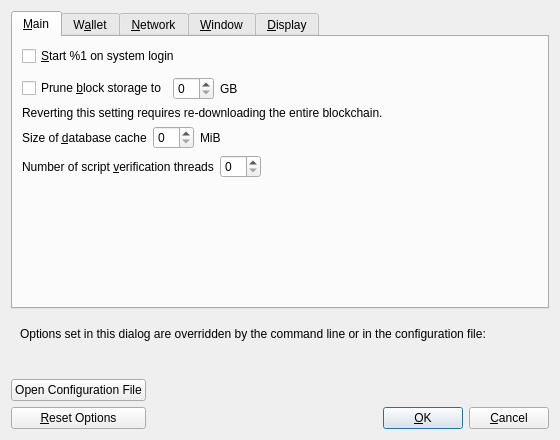
<?xml version="1.0" encoding="UTF-8"?>
<ui version="4.0">
 <class>OptionsDialog</class>
 <widget class="QDialog" name="OptionsDialog">
  <property name="geometry">
   <rect>
    <x>0</x>
    <y>0</y>
    <width>560</width>
    <height>440</height>
   </rect>
  </property>
  <property name="windowTitle">
   <string>Options</string>
  </property>
  <property name="modal">
   <bool>true</bool>
  </property>
  <layout class="QVBoxLayout" name="verticalLayout">
   <item>
    <widget class="QTabWidget" name="tabWidget">
     <property name="currentIndex">
      <number>0</number>
     </property>
     <widget class="QWidget" name="tabMain">
      <attribute name="title">
       <string>&amp;Main</string>
      </attribute>
      <layout class="QVBoxLayout" name="verticalLayout_Main">
       <item>
        <widget class="QCheckBox" name="vextaAtStartup">
         <property name="toolTip">
          <string>Automatically start %1 after logging in to the system.</string>
         </property>
         <property name="text">
          <string>&amp;Start %1 on system login</string>
         </property>
        </widget>
       </item>
       <item>
        <spacer name="horizontalSpacer_0_Main">
         <property name="orientation">
          <enum>Qt::Horizontal</enum>
         </property>
         <property name="sizeHint" stdset="0">
          <size>
           <width>40</width>
           <height>5</height>
          </size>
         </property>
        </spacer>
       </item>
       <item>
       <layout class="QHBoxLayout" name="horizontalLayout_Main_Prune">
        <item>
         <widget class="QCheckBox" name="prune">
          <property name="toolTip">
           <string>Enabling pruning significantly reduces the disk space required to store transactions. All blocks are still fully validated. Reverting this setting requires re-downloading the entire blockchain.</string>
          </property>
          <property name="text">
           <string>Prune &amp;block storage to</string>
          </property>
         </widget>
        </item>
        <item>
         <widget class="QSpinBox" name="pruneSize"/>
        </item>
         <item>
          <widget class="QLabel" name="pruneSizeUnitLabel">
           <property name="text">
            <string>GB</string>
           </property>
           <property name="textFormat">
            <enum>Qt::PlainText</enum>
           </property>
          </widget>
         </item>
         <item>
          <spacer name="horizontalSpacer_Main_Prune">
           <property name="orientation">
            <enum>Qt::Horizontal</enum>
           </property>
           <property name="sizeHint" stdset="0">
            <size>
             <width>40</width>
             <height>20</height>
            </size>
           </property>
          </spacer>
         </item>
        </layout>
       </item>
       <item>
        <widget class="QLabel" name="pruneWarning">
         <property name="text">
          <string>Reverting this setting requires re-downloading the entire blockchain.</string>
         </property>
         <property name="textFormat">
          <enum>Qt::PlainText</enum>
         </property>
        </widget>
       </item>
       <item>
        <layout class="QHBoxLayout" name="horizontalLayout_2_Main">
         <item>
          <widget class="QLabel" name="databaseCacheLabel">
           <property name="text">
            <string>Size of &amp;database cache</string>
           </property>
           <property name="textFormat">
            <enum>Qt::PlainText</enum>
           </property>
           <property name="buddy">
            <cstring>databaseCache</cstring>
           </property>
          </widget>
         </item>
         <item>
          <widget class="QSpinBox" name="databaseCache"/>
         </item>
         <item>
          <widget class="QLabel" name="databaseCacheUnitLabel">
           <property name="text">
            <string>MiB</string>
           </property>
           <property name="textFormat">
            <enum>Qt::PlainText</enum>
           </property>
          </widget>
         </item>
         <item>
          <spacer name="horizontalSpacer_2_Main">
           <property name="orientation">
            <enum>Qt::Horizontal</enum>
           </property>
           <property name="sizeHint" stdset="0">
            <size>
             <width>40</width>
             <height>20</height>
            </size>
           </property>
          </spacer>
         </item>
        </layout>
       </item>
       <item>
        <layout class="QHBoxLayout" name="horizontalLayout_Main_VerifyLabel">
         <item>
          <widget class="QLabel" name="threadsScriptVerifLabel">
           <property name="text">
            <string>Number of script &amp;verification threads</string>
           </property>
           <property name="textFormat">
            <enum>Qt::PlainText</enum>
           </property>
           <property name="buddy">
            <cstring>threadsScriptVerif</cstring>
           </property>
          </widget>
         </item>
         <item>
          <widget class="QSpinBox" name="threadsScriptVerif">
           <property name="toolTip">
            <string>(0 = auto, &lt;0 = leave that many cores free)</string>
           </property>
          </widget>
         </item>
         <item>
          <spacer name="horizontalSpacer_Main_Threads">
           <property name="orientation">
            <enum>Qt::Horizontal</enum>
           </property>
           <property name="sizeHint" stdset="0">
            <size>
             <width>40</width>
             <height>20</height>
            </size>
           </property>
          </spacer>
         </item>
        </layout>
       </item>
       <item>
        <spacer name="verticalSpacer_Main">
         <property name="orientation">
          <enum>Qt::Vertical</enum>
         </property>
         <property name="sizeHint" stdset="0">
          <size>
           <width>20</width>
           <height>40</height>
          </size>
         </property>
        </spacer>
       </item>
      </layout>
     </widget>
     <widget class="QWidget" name="tabWallet">
      <attribute name="title">
       <string>W&amp;allet</string>
      </attribute>
      <layout class="QVBoxLayout" name="verticalLayout_Wallet">
       <item>
        <widget class="QGroupBox" name="groupBox">
         <property name="title">
          <string>Expert</string>
         </property>
         <layout class="QVBoxLayout" name="verticalLayout_2">
          <item>
           <widget class="QCheckBox" name="coinControlFeatures">
            <property name="toolTip">
             <string>Whether to show coin control features or not.</string>
            </property>
            <property name="text">
             <string>Enable coin &amp;control features</string>
            </property>
           </widget>
          </item>
          <item>
           <widget class="QCheckBox" name="spendZeroConfChange">
            <property name="toolTip">
             <string>If you disable the spending of unconfirmed change, the change from a transaction cannot be used until that transaction has at least one confirmation. This also affects how your balance is computed.</string>
            </property>
            <property name="text">
             <string>&amp;Spend unconfirmed change</string>
            </property>
           </widget>
          </item>
         </layout>
        </widget>
       </item>
       <item>
        <widget class="QGroupBox" name="groupBoxHww">
         <property name="title">
          <string>External Signer (e.g. hardware wallet)</string>
         </property>
         <layout class="QVBoxLayout" name="verticalLayoutHww">
           <item>
            <layout class="QHBoxLayout" name="horizontalLayoutHww">
             <item>
              <widget class="QLabel" name="externalSignerPathLabel">
               <property name="text">
                <string>&amp;External signer script path</string>
               </property>
               <property name="buddy">
                <cstring>externalSignerPath</cstring>
               </property>
              </widget>
             </item>
             <item>
              <widget class="QLineEdit" name="externalSignerPath">
                <property name="toolTip">
                  <string>Full path to a Vexta Core compatible script (e.g. C:\Downloads\hwi.exe or /Users/you/Downloads/hwi.py). Beware: malware can steal your coins!</string>
                </property>
              </widget>
             </item>
            </layout>
           </item>
         </layout>
        </widget>
       </item>
       <item>
        <spacer name="verticalSpacer_Wallet">
         <property name="orientation">
          <enum>Qt::Vertical</enum>
         </property>
         <property name="sizeHint" stdset="0">
          <size>
           <width>20</width>
           <height>40</height>
          </size>
         </property>
        </spacer>
       </item>
      </layout>
     </widget>
     <widget class="QWidget" name="tabNetwork">
      <attribute name="title">
       <string>&amp;Network</string>
      </attribute>
      <layout class="QVBoxLayout" name="verticalLayout_Network">
       <item>
        <widget class="QCheckBox" name="mapPortUpnp">
         <property name="toolTip">
          <string>Automatically open the Vexta client port on the router. This only works when your router supports UPnP and it is enabled.</string>
         </property>
         <property name="text">
          <string>Map port using &amp;UPnP</string>
         </property>
        </widget>
       </item>
       <item>
        <widget class="QCheckBox" name="mapPortNatpmp">
         <property name="toolTip">
          <string>Automatically open the Vexta client port on the router. This only works when your router supports NAT-PMP and it is enabled. The external port could be random.</string>
         </property>
         <property name="text">
          <string>Map port using NA&amp;T-PMP</string>
         </property>
        </widget>
       </item>
       <item>
        <widget class="QCheckBox" name="allowIncoming">
         <property name="toolTip">
          <string>Accept connections from outside.</string>
         </property>
         <property name="text">
          <string>Allow incomin&amp;g connections</string>
         </property>
        </widget>
       </item>
       <item>
        <widget class="QCheckBox" name="connectSocks">
         <property name="toolTip">
          <string>Connect to the Vexta network through a SOCKS5 proxy.</string>
         </property>
         <property name="text">
          <string>&amp;Connect through SOCKS5 proxy (default proxy):</string>
         </property>
        </widget>
       </item>
       <item>
        <layout class="QHBoxLayout" name="horizontalLayout_1_Network">
         <item>
          <widget class="QLabel" name="proxyIpLabel">
           <property name="text">
            <string>Proxy &amp;IP:</string>
           </property>
           <property name="textFormat">
            <enum>Qt::PlainText</enum>
           </property>
           <property name="buddy">
            <cstring>proxyIp</cstring>
           </property>
          </widget>
         </item>
         <item>
          <widget class="QValidatedLineEdit" name="proxyIp">
           <property name="minimumSize">
            <size>
             <width>140</width>
             <height>0</height>
            </size>
           </property>
           <property name="maximumSize">
            <size>
             <width>140</width>
             <height>16777215</height>
            </size>
           </property>
           <property name="toolTip">
            <string>IP address of the proxy (e.g. IPv4: 127.0.0.1 / IPv6: ::1)</string>
           </property>
          </widget>
         </item>
         <item>
          <widget class="QLabel" name="proxyPortLabel">
           <property name="text">
            <string>&amp;Port:</string>
           </property>
           <property name="textFormat">
            <enum>Qt::PlainText</enum>
           </property>
           <property name="buddy">
            <cstring>proxyPort</cstring>
           </property>
          </widget>
         </item>
         <item>
          <widget class="QLineEdit" name="proxyPort">
           <property name="minimumSize">
            <size>
             <width>55</width>
             <height>0</height>
            </size>
           </property>
           <property name="maximumSize">
            <size>
             <width>55</width>
             <height>16777215</height>
            </size>
           </property>
           <property name="toolTip">
            <string>Port of the proxy (e.g. 9050)</string>
           </property>
          </widget>
         </item>
         <item>
          <spacer name="horizontalSpacer_1_Network">
           <property name="orientation">
            <enum>Qt::Horizontal</enum>
           </property>
           <property name="sizeHint" stdset="0">
            <size>
             <width>40</width>
             <height>20</height>
            </size>
           </property>
          </spacer>
         </item>
        </layout>
       </item>
       <item>
        <layout class="QHBoxLayout" name="horizontalLayout_2_Network">
         <item>
          <widget class="QLabel" name="proxyActiveNets">
           <property name="text">
            <string>Used for reaching peers via:</string>
           </property>
           <property name="textFormat">
            <enum>Qt::PlainText</enum>
           </property>
          </widget>
         </item>
         <item>
          <widget class="QCheckBox" name="proxyReachIPv4">
           <property name="enabled">
            <bool>false</bool>
           </property>
           <property name="toolTip">
            <string>Shows if the supplied default SOCKS5 proxy is used to reach peers via this network type.</string>
           </property>
           <property name="text">
            <string/>
           </property>
          </widget>
         </item>
         <item>
          <widget class="QLabel" name="proxyReachIPv4Label">
           <property name="text">
            <string>IPv4</string>
           </property>
           <property name="textFormat">
            <enum>Qt::PlainText</enum>
           </property>
          </widget>
         </item>
         <item>
          <widget class="QCheckBox" name="proxyReachIPv6">
           <property name="enabled">
            <bool>false</bool>
           </property>
           <property name="toolTip">
            <string>Shows if the supplied default SOCKS5 proxy is used to reach peers via this network type.</string>
           </property>
           <property name="text">
            <string/>
           </property>
          </widget>
         </item>
         <item>
          <widget class="QLabel" name="proxyReachIPv6Label">
           <property name="text">
            <string>IPv6</string>
           </property>
           <property name="textFormat">
            <enum>Qt::PlainText</enum>
           </property>
          </widget>
         </item>
         <item>
          <widget class="QCheckBox" name="proxyReachTor">
           <property name="enabled">
            <bool>false</bool>
           </property>
           <property name="toolTip">
            <string>Shows if the supplied default SOCKS5 proxy is used to reach peers via this network type.</string>
           </property>
           <property name="text">
            <string/>
           </property>
          </widget>
         </item>
         <item>
          <widget class="QLabel" name="proxyReachTorLabel">
           <property name="text">
            <string>Tor</string>
           </property>
           <property name="textFormat">
            <enum>Qt::PlainText</enum>
           </property>
          </widget>
         </item>
         <item>
          <spacer name="horizontalSpacer_2_Network">
           <property name="orientation">
            <enum>Qt::Horizontal</enum>
           </property>
           <property name="sizeHint" stdset="0">
            <size>
             <width>40</width>
             <height>20</height>
            </size>
           </property>
          </spacer>
         </item>
        </layout>
       </item>
       <item>
        <widget class="QCheckBox" name="connectSocksTor">
         <property name="toolTip">
          <string>Connect to the Vexta network through a separate SOCKS5 proxy for Tor onion services.</string>
         </property>
         <property name="text">
          <string>Use separate SOCKS&amp;5 proxy to reach peers via Tor onion services:</string>
         </property>
        </widget>
       </item>
       <item>
        <layout class="QHBoxLayout" name="horizontalLayout_3_Network">
         <item>
          <widget class="QLabel" name="proxyIpTorLabel">
           <property name="text">
            <string>Proxy &amp;IP:</string>
           </property>
           <property name="textFormat">
            <enum>Qt::PlainText</enum>
           </property>
           <property name="buddy">
            <cstring>proxyIpTor</cstring>
           </property>
          </widget>
         </item>
         <item>
          <widget class="QValidatedLineEdit" name="proxyIpTor">
           <property name="minimumSize">
            <size>
             <width>140</width>
             <height>0</height>
            </size>
           </property>
           <property name="maximumSize">
            <size>
             <width>140</width>
             <height>16777215</height>
            </size>
           </property>
           <property name="toolTip">
            <string>IP address of the proxy (e.g. IPv4: 127.0.0.1 / IPv6: ::1)</string>
           </property>
          </widget>
         </item>
         <item>
          <widget class="QLabel" name="proxyPortTorLabel">
           <property name="text">
            <string>&amp;Port:</string>
           </property>
           <property name="textFormat">
            <enum>Qt::PlainText</enum>
           </property>
           <property name="buddy">
            <cstring>proxyPortTor</cstring>
           </property>
          </widget>
         </item>
         <item>
          <widget class="QLineEdit" name="proxyPortTor">
           <property name="minimumSize">
            <size>
             <width>55</width>
             <height>0</height>
            </size>
           </property>
           <property name="maximumSize">
            <size>
             <width>55</width>
             <height>16777215</height>
            </size>
           </property>
           <property name="toolTip">
            <string>Port of the proxy (e.g. 9050)</string>
           </property>
          </widget>
         </item>
         <item>
          <spacer name="horizontalSpacer_4_Network">
           <property name="orientation">
            <enum>Qt::Horizontal</enum>
           </property>
           <property name="sizeHint" stdset="0">
            <size>
             <width>40</width>
             <height>20</height>
            </size>
           </property>
          </spacer>
         </item>
        </layout>
       </item>
       <item>
        <spacer name="verticalSpacer_Network">
         <property name="orientation">
          <enum>Qt::Vertical</enum>
         </property>
         <property name="sizeHint" stdset="0">
          <size>
           <width>20</width>
           <height>40</height>
          </size>
         </property>
        </spacer>
       </item>
      </layout>
     </widget>
     <widget class="QWidget" name="tabWindow">
      <attribute name="title">
       <string>&amp;Window</string>
      </attribute>
      <layout class="QVBoxLayout" name="verticalLayout_Window">
       <item>
        <widget class="QCheckBox" name="showTrayIcon">
         <property name="toolTip">
          <string>Show the icon in the system tray.</string>
         </property>
         <property name="text">
          <string>&amp;Show tray icon</string>
         </property>
         <property name="checked">
          <bool>true</bool>
         </property>
        </widget>
       </item>
       <item>
        <widget class="QCheckBox" name="minimizeToTray">
         <property name="toolTip">
          <string>Show only a tray icon after minimizing the window.</string>
         </property>
         <property name="text">
          <string>&amp;Minimize to the tray instead of the taskbar</string>
         </property>
        </widget>
       </item>
       <item>
        <widget class="QCheckBox" name="minimizeOnClose">
         <property name="toolTip">
          <string>Minimize instead of exit the application when the window is closed. When this option is enabled, the application will be closed only after selecting Exit in the menu.</string>
         </property>
         <property name="text">
          <string>M&amp;inimize on close</string>
         </property>
        </widget>
       </item>
       <item>
        <spacer name="verticalSpacer_Window">
         <property name="orientation">
          <enum>Qt::Vertical</enum>
         </property>
         <property name="sizeHint" stdset="0">
          <size>
           <width>20</width>
           <height>40</height>
          </size>
         </property>
        </spacer>
       </item>
      </layout>
     </widget>
     <widget class="QWidget" name="tabDisplay">
      <attribute name="title">
       <string>&amp;Display</string>
      </attribute>
      <layout class="QVBoxLayout" name="verticalLayout_Display">
       <item>
        <layout class="QHBoxLayout" name="horizontalLayout_1_Display">
         <item>
          <widget class="QLabel" name="langLabel">
           <property name="text">
            <string>User Interface &amp;language:</string>
           </property>
           <property name="textFormat">
            <enum>Qt::PlainText</enum>
           </property>
           <property name="buddy">
            <cstring>lang</cstring>
           </property>
          </widget>
         </item>
         <item>
          <widget class="QValueComboBox" name="lang">
           <property name="toolTip">
            <string>The user interface language can be set here. This setting will take effect after restarting %1.</string>
           </property>
          </widget>
         </item>
        </layout>
       </item>
        <item>
        <layout class="QHBoxLayout" name="horizontalLayout_1_Display">
         <item>
          <widget class="QLabel" name="themeLabel">
           <property name="text">
            <string>Choose Wallet &amp;Theme:</string>
           </property>
           <property name="textFormat">
            <enum>Qt::PlainText</enum>
           </property>
           <property name="buddy">
            <cstring>lang</cstring>
           </property>
          </widget>
         </item>
         <item>
          <widget class="QValueComboBox" name="theme">
           <property name="toolTip">
            <string>The Vexta Wallet theme can be set here. This setting will take effect after restarting %1.</string>
           </property>
          </widget>
         </item>
        </layout>
       </item>
       <item>
        <layout class="QHBoxLayout" name="horizontalLayout_2_Display">
         <item>
          <widget class="QLabel" name="unitLabel">
           <property name="text">
            <string>&amp;Unit to show amounts in:</string>
           </property>
           <property name="textFormat">
            <enum>Qt::PlainText</enum>
           </property>
           <property name="buddy">
            <cstring>unit</cstring>
           </property>
          </widget>
         </item>
         <item>
          <widget class="QValueComboBox" name="unit">
           <property name="toolTip">
            <string>Choose the default subdivision unit to show in the interface and when sending coins.</string>
           </property>
          </widget>
         </item>
        </layout>
       </item>
       <item>
        <layout class="QHBoxLayout" name="horizontalLayout_3_Display">
         <item>
          <widget class="QLabel" name="thirdPartyTxUrlsLabel">
           <property name="toolTip">
            <string>Third party URLs (e.g. a block explorer) that appear in the transactions tab as context menu items. %s in the URL is replaced by transaction hash. Multiple URLs are separated by vertical bar |.</string>
           </property>
           <property name="text">
            <string>&amp;Third party transaction URLs</string>
           </property>
           <property name="buddy">
            <cstring>thirdPartyTxUrls</cstring>
           </property>
          </widget>
         </item>
         <item>
          <widget class="QLineEdit" name="thirdPartyTxUrls">
           <property name="toolTip">
            <string>Third party URLs (e.g. a block explorer) that appear in the transactions tab as context menu items. %s in the URL is replaced by transaction hash. Multiple URLs are separated by vertical bar |.</string>
           </property>
           <property name="placeholderText">
            <string notr="true">https://example.com/tx/%s</string>
           </property>
          </widget>
         </item>
        </layout>
       </item>
       <item>
        <widget class="QGroupBox" name="font_groupBox">
         <property name="title">
          <string>Monospaced font in the Overview tab:</string>
         </property>
         <layout class="QVBoxLayout" name="font_verticalLayout">
          <item>
           <layout class="QHBoxLayout" name="embeddedFont_horizontalLayout">
            <item>
             <widget class="QRadioButton" name="embeddedFont_radioButton">
              <property name="text">
               <string>embedded &quot;%1&quot;</string>
              </property>
             </widget>
            </item>
            <item>
             <spacer name="embeddedFont_horizontalSpacer">
              <property name="orientation">
               <enum>Qt::Horizontal</enum>
              </property>
              <property name="sizeHint" stdset="0">
               <size>
                <width>40</width>
                <height>20</height>
               </size>
              </property>
             </spacer>
            </item>
            <item>
             <layout class="QVBoxLayout" name="embeddedFont_verticalLayout">
              <item>
               <widget class="QLabel" name="embeddedFont_label_1">
                <property name="text">
                 <string notr="true">111.11111111 VTX</string>
                </property>
               </widget>
              </item>
              <item>
               <widget class="QLabel" name="embeddedFont_label_9">
                <property name="text">
                 <string notr="true">909.09090909 VTX</string>
                </property>
               </widget>
              </item>
             </layout>
            </item>
           </layout>
          </item>
          <item>
           <widget class="Line" name="font_line">
            <property name="orientation">
             <enum>Qt::Horizontal</enum>
            </property>
           </widget>
          </item>
          <item>
           <layout class="QHBoxLayout" name="systemFont_horizontalLayout">
            <item>
             <widget class="QRadioButton" name="systemFont_radioButton">
              <property name="text">
               <string>closest matching &quot;%1&quot;</string>
              </property>
             </widget>
            </item>
            <item>
             <spacer name="systemFont_horizontalSpacer">
              <property name="orientation">
               <enum>Qt::Horizontal</enum>
              </property>
              <property name="sizeHint" stdset="0">
               <size>
                <width>40</width>
                <height>20</height>
               </size>
              </property>
             </spacer>
            </item>
            <item>
             <layout class="QVBoxLayout" name="systemFont_verticalLayout">
              <item>
               <widget class="QLabel" name="systemFont_label_1">
                <property name="text">
                 <string notr="true">111.11111111 VTX</string>
                </property>
               </widget>
              </item>
              <item>
               <widget class="QLabel" name="systemFont_label_9">
                <property name="text">
                 <string notr="true">909.09090909 VTX</string>
                </property>
               </widget>
              </item>
             </layout>
            </item>
           </layout>
          </item>
         </layout>
        </widget>
       </item>
       <item>
        <spacer name="verticalSpacer_Display">
         <property name="orientation">
          <enum>Qt::Vertical</enum>
         </property>
         <property name="sizeHint" stdset="0">
          <size>
           <width>20</width>
           <height>40</height>
          </size>
         </property>
        </spacer>
       </item>
      </layout>
     </widget>
    </widget>
   </item>
   <item>
    <widget class="QFrame" name="frame">
     <layout class="QVBoxLayout" name="verticalLayout_Bottom">
      <item>
       <layout class="QHBoxLayout" name="horizontalLayout_Bottom">
        <item>
         <widget class="QLabel" name="overriddenByCommandLineInfoLabel">
          <property name="text">
           <string>Options set in this dialog are overridden by the command line or in the configuration file:</string>
          </property>
          <property name="textFormat">
           <enum>Qt::PlainText</enum>
          </property>
         </widget>
        </item>
        <item>
         <spacer name="horizontalSpacer_Bottom">
          <property name="orientation">
           <enum>Qt::Horizontal</enum>
          </property>
          <property name="sizeHint" stdset="0">
           <size>
            <width>40</width>
            <height>20</height>
           </size>
          </property>
         </spacer>
        </item>
       </layout>
      </item>
      <item>
       <widget class="QLabel" name="overriddenByCommandLineLabel">
        <property name="text">
         <string/>
        </property>
        <property name="textFormat">
         <enum>Qt::PlainText</enum>
        </property>
        <property name="wordWrap">
         <bool>true</bool>
        </property>
       </widget>
      </item>
     </layout>
    </widget>
   </item>
   <item>
    <layout class="QHBoxLayout" name="horizontalLayout_Buttons">
     <item>
      <layout class="QVBoxLayout" name="verticalLayout_Buttons">
       <item>
        <widget class="QPushButton" name="openVextaConfButton">
         <property name="toolTip">
          <string>Open the %1 configuration file from the working directory.</string>
         </property>
         <property name="text">
          <string>Open Configuration File</string>
         </property>
         <property name="autoDefault">
          <bool>false</bool>
         </property>
        </widget>
       </item>
       <item>
        <widget class="QPushButton" name="resetButton">
         <property name="toolTip">
          <string>Reset all client options to default.</string>
         </property>
         <property name="text">
          <string>&amp;Reset Options</string>
         </property>
         <property name="autoDefault">
          <bool>false</bool>
         </property>
        </widget>
       </item>
      </layout>
     </item>
     <item>
      <spacer name="horizontalSpacer_1">
       <property name="orientation">
        <enum>Qt::Horizontal</enum>
       </property>
       <property name="sizeHint" stdset="0">
        <size>
         <width>40</width>
         <height>48</height>
        </size>
       </property>
      </spacer>
     </item>
     <item>
      <widget class="QLabel" name="statusLabel">
       <property name="minimumSize">
        <size>
         <width>200</width>
         <height>0</height>
        </size>
       </property>
       <property name="font">
        <font>
         <weight>75</weight>
         <bold>true</bold>
        </font>
       </property>
       <property name="text">
        <string/>
       </property>
       <property name="textFormat">
        <enum>Qt::PlainText</enum>
       </property>
       <property name="wordWrap">
        <bool>true</bool>
       </property>
      </widget>
     </item>
     <item>
      <spacer name="horizontalSpacer_2">
       <property name="orientation">
        <enum>Qt::Horizontal</enum>
       </property>
       <property name="sizeHint" stdset="0">
        <size>
         <width>40</width>
         <height>48</height>
        </size>
       </property>
      </spacer>
     </item>
     <item>
      <layout class="QVBoxLayout" name="verticalLayout_4">
       <item>
        <spacer name="verticalSpacer">
         <property name="orientation">
          <enum>Qt::Vertical</enum>
         </property>
         <property name="sizeHint" stdset="0">
          <size>
           <width>20</width>
           <height>40</height>
          </size>
         </property>
        </spacer>
       </item>
       <item>
        <layout class="QHBoxLayout" name="horizontalLayout">
         <item>
          <widget class="QPushButton" name="okButton">
           <property name="text">
            <string>&amp;OK</string>
           </property>
           <property name="autoDefault">
            <bool>false</bool>
           </property>
           <property name="default">
            <bool>true</bool>
           </property>
          </widget>
         </item>
         <item>
          <widget class="QPushButton" name="cancelButton">
           <property name="text">
            <string>&amp;Cancel</string>
           </property>
           <property name="autoDefault">
            <bool>false</bool>
           </property>
          </widget>
         </item>
        </layout>
       </item>
      </layout>
     </item>
    </layout>
   </item>
  </layout>
 </widget>
 <customwidgets>
  <customwidget>
   <class>QValidatedLineEdit</class>
   <extends>QLineEdit</extends>
   <header>qt/qvalidatedlineedit.h</header>
  </customwidget>
  <customwidget>
   <class>QValueComboBox</class>
   <extends>QComboBox</extends>
   <header>qt/qvaluecombobox.h</header>
  </customwidget>
 </customwidgets>
 <resources/>
 <connections/>
</ui>
